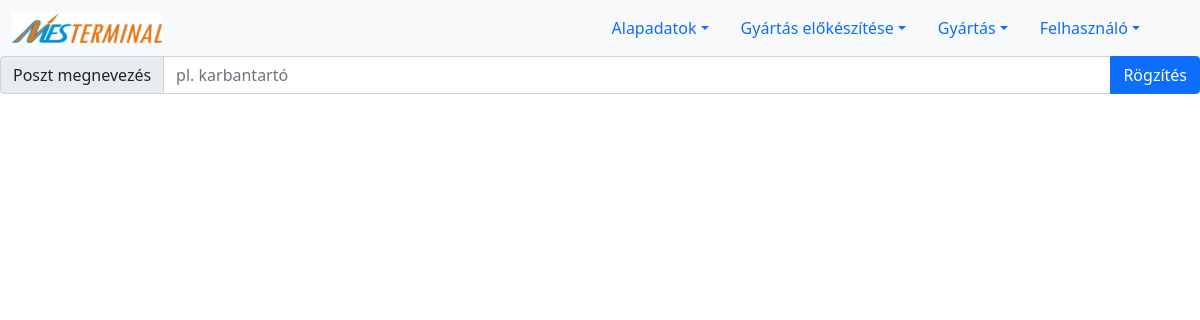
Page /post.php on the earlier database version.
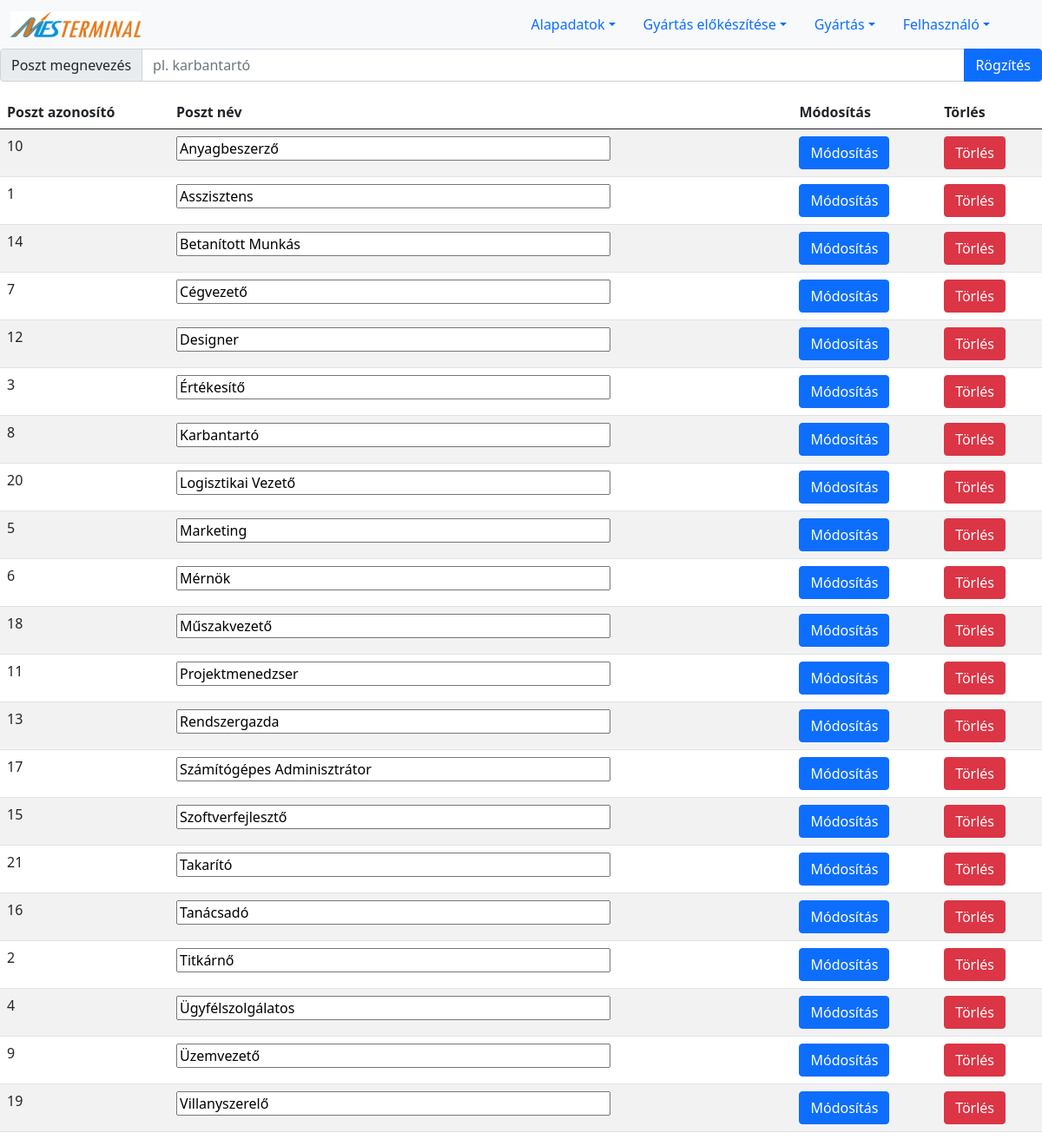
Same page on the later database version.
### tables this page shows
CREATE TABLE `role` (
  `ID` int(11) NOT NULL AUTO_INCREMENT,
  `name` varchar(255) NOT NULL,
  PRIMARY KEY (`ID`)
);

### lists/listPosts.php (the view, shortened to what this page needs)
<?php
include "connection.php";
$sql="SELECT * from `role` order by name ASC";
$reultErrors = $conn -> query($sql);
if ($reultErrors->num_rows > 0) {
    print '
    <div style="overflow: hidden">
    <table class="table table-striped">
        <thead>
        <tr>
            <th scope="col">Poszt azonosító</th>
            <th scope="col">Poszt név</th>
            <th scope="col">Módosítás</th>
            <th scope="col">Törlés</th>
        </tr>
        </thead>
        <tbody>
        ';
    while($row = $reultErrors->fetch_assoc()) {
        print '
            <tr>
            <form action="feldolgozok/modifyPost.php" method="POST">
            <td>'.$row["ID"].'</td>
            <td><input type="text" style="width:500px" name="postName" value="'.$row["name"].'"></td>
            <td><Button type="submit" name="postId" value="'.$row["ID"].'" class="btn btn-primary">Módosítás</button>
            </form>
            <form action="feldolgozok/deletePost.php" method="POST">
            <td><Button type="submit" name="postId" value="'.$row["ID"].'" class="btn btn-danger">Törlés</button>
            </form>
            </tr>';
    }
    print '
        </tbody>
        </table>
        </div>';
}
?>

Differences in the rows shown:
added role: ID "10", postName "Anyagbeszerző"
added role: ID "1", postName "Asszisztens"
added role: ID "14", postName "Betanított Munkás"
added role: ID "7", postName "Cégvezető"
added role: ID "12", postName "Designer"
added role: ID "3", postName "Értékesítő"
added role: ID "8", postName "Karbantartó"
added role: ID "20", postName "Logisztikai Vezető"
added role: ID "5", postName "Marketing"
added role: ID "6", postName "Mérnök"
added role: ID "18", postName "Műszakvezető"
added role: ID "11", postName "Projektmenedzser"
added role: ID "13", postName "Rendszergazda"
added role: ID "17", postName "Számítógépes Adminisztrátor"
added role: ID "15", postName "Szoftverfejlesztő"
added role: ID "21", postName "Takarító"
added role: ID "16", postName "Tanácsadó"
added role: ID "2", postName "Titkárnő"
added role: ID "4", postName "Ügyfélszolgálatos"
added role: ID "9", postName "Üzemvezető"
added role: ID "19", postName "Villanyszerelő"
Other differences:
text now shown: "Poszt azonosító Poszt név Módosítás Törlés"
